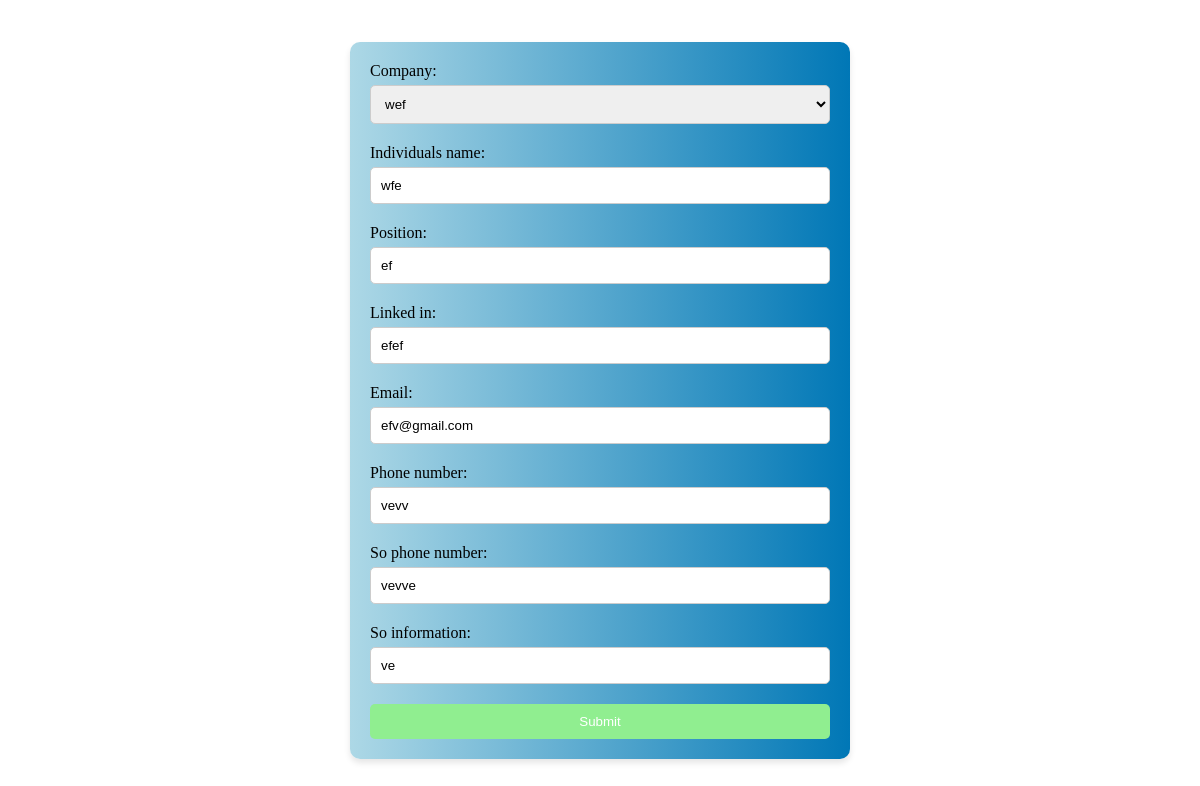
The page /coform_update/8/ on the database its author committed.
### Main/models.py (models this page shows, shortened)
class contact_info(models.Model):
    company = models.ForeignKey(company, on_delete=models.SET_NULL, null = True, blank = True)
    individuals_name = models.CharField(max_length = 100)
    position = models.CharField(max_length = 100)
    linked_in = models.CharField(max_length = 100)
    email = models.EmailField()
    phone_number = models.CharField(max_length = 20)
    so_phone_number = models.CharField(max_length = 100)
    so_information = models.CharField(max_length = 100, null = True, blank = True)
    updated = models.DateTimeField(auto_now = True)
    created = models.DateTimeField(auto_now_add = True)
    class Meta:
        ordering = ['-updated', '-created']

### Main/views.py (the view)
# urls.py: path('coform_update/<str:pk>/', coform_update , name = 'coform_update'),
def coform_update(request,pk):
    contact = contact_info.objects.get(id = pk)
    form = contact_form(instance=contact)
    if request.method == 'POST':
        form = contact_form(request.POST,instance = contact)
        if form.is_valid():
            saved_contact = form.save()
            return redirect('contact', pk=saved_contact.company.id)
    return render (request, 'Main/coform.html',{'form':form})

### Main/forms.py
class contact_form(ModelForm):
    class Meta:
        model = contact_info
        fields = '__all__'

### Main/models.py (called while the page is built)
    def __str__(self):
        return self.name

### Main/templates/Main/coform.html (shortened to what this page needs)
{% load widget_tweaks %}
{% load static %}
<!DOCTYPE html>
<html lang="en">
<head>
    <link rel="stylesheet" href="{% static 'css/styles.css' %}">
</head>
<body>
<div class="form-container">
    <form method="post">
        {% for field in form %}
            <div class="form-group">
                {{ field.label_tag }}
                {% render_field field class="form-control" %}
            </div>
        {% endfor %}
        <button type="submit" class="submit-btn">Submit</button>
    </form>
</div>
</body>
</html>

### Main/static/css/styles.css (style rules this page uses)
body { background-color: white; display: flex; justify-content: center; align-items: center; height: 100vh; margin: 0; }
.form-container { background: linear-gradient(to right, lightblue, #0077b6); padding: 20px; border-radius: 10px; box-shadow: 0 4px 6px rgba(0, 0, 0, 0.1); width: 90%; max-width: 500px; box-sizing: border-box; }
*, *::before, *::after { box-sizing: border-box; }
.form-field, .form-control { width: 100%; padding: 10px; margin-top: 5px; margin-bottom: 20px; border: 1px solid #ccc; border-radius: 5px; transition: border-color 0.3s ease-in-out; }
.submit-btn { background-color: lightgreen; color: white; border: none; padding: 10px 20px; border-radius: 5px; cursor: pointer; display: block; width: 100%; transition: background-color 0.3s; }

### rows shown on the page
contact_info: company "wef" "wfe" "ef" "efef" "efv@gmail.com" "vevv" "vevve" "ve"

### other values the page prints
{{ field.label_tag }} "Company:" "Individuals name:" "Position:" "Linked in:" "Email:" "Phone number:" "So phone number:" "So information:"
